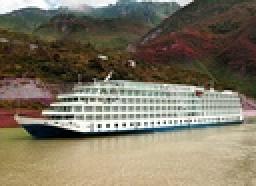
%> input picture sourcePictures/503d269759ee3d6d9250db1747166d224e4ade5c.jpg, 128 x 93 px, shrunk from 368 x 268 before the run (shown 2 times larger)
$ octave --eval "result = do_sift('../sourcePictures/503d269759ee3d6d9250db1747166d224e4ade5c.jpg');"   (GNU Octave 9; MATLAB toolbox functions it lacks are replaced by stand-ins)
%> lines starting %> are read from the running program, lines starting %| are printed output that depends on the picture
### SIFT_feature/do_gaussian.m
function L = do_gaussian(I,sigmaN,O,S,omin,smin,smax,sigma0)

%% file:        do_gaussian.m
 % author:      Noemie Phulpin
 % description: gaussian scale space of image I
 %%

if(nargin<7)        %nargin是用来判断输入变量个数的函数
   sigma0=1.6*k;
end              %do_sift函数中已经定义sigma0,且输入变量总量>7故此步不执行。

if omin<0
   for o=1:-omin
	I=doubleSize(I);
   end
elseif omin>0
   for o=1:-omin
	I=halveSize(I);
   end
end              %do_sift中已经定义omin=0，故此步不执行

[M,N] = size(I);                      %图像的尺寸
%用来计算sigma0值，方便
k = 2^(1/S);                          %scale space multiplicative step k
sigma0=1.6*k;                         % Lowe 定义的
dsigma0 = sigma0*sqrt(1-1/k^2);       %真正平滑用到的高斯尺度基准
sigmaN=0.5;                           %nominal smoothing of the image
so=-smin+1;                           %index offset

%scale space structure 构建尺度空间
L.O = O;
L.S = S;
L.sigma0 = sigma0;
L.omin = omin;
L.smin = smin;
L.smax = smax;


%%%%%%%%%%%%%%%%%%%%%%%%%%%%%%%%%%%%%%%%%%%%%%%%%%%%
%First Octave  第一组
%%%%%%%%%%%%%%%%%%%%%%%%%%%%%%%%%%%%%%%%%%%%%%%%%%%%

% 初始化第一组
L.octave{1} = zeros(M,N,smax-smin+1);

% 初始化第一层
sig=sqrt( (sigma0*k^smin)^2 - (sigmaN/2^omin)^2 );
% [6 lines of commented-out code are left out]
L.octave{1}(:,:,1) = smooth(I,sig);

%other sub-levels 其它层
for s=smin+1:smax
    dsigma = k^s * dsigma0;
    L.octave{1}(:,:,s+so) = smooth( squeeze(L.octave{1}(:,:,s-1+so)) ,dsigma);
end
%%只是记录下了sigma0和用到的层数，并不为每层确定具体的尺度值，具体尺度值可推导出来

%%%%%%%%%%%%%%%%%%%%%%%%%%%%%%%%%%%%%%%%%%%%%%%%%%%%
%接下来的组
%%%%%%%%%%%%%%%%%%%%%%%%%%%%%%%%%%%%%%%%%%%%%%%%%%%%

%转化所有组
for o=2:O     %接下来从第2组开始

    sbest = min(smin+S,smax);
    TMP = halvesize( squeeze(L.octave{o-1}(:,:,sbest+so)) );%以第四层降采样
    sigma_next = sigma0*k^smin;
    sigma_prev = sigma0*k^(sbest-S);

    if (sigma_next>sigma_prev)
       sig=sqrt(sigma_next^2-sigma_prev^2);
       TMP= smooth( TMP,sig);
    end       %什么情况下会出现这种状态呢？

    [M,N] = size(TMP);
    L.octave{o} = zeros(M,N,smax-smin+1); %初始化下一组
    L.octave{o}(:,:,1) = TMP;             %降采样得到图像作为该组第一层

    %other sub-levels 其它层
    for s=smin+1:smax
        dsigma = k^s * dsigma0;
        L.octave{o}(:,:,s+so) = smooth( squeeze(L.octave{o}(:,:,s-1+so)) ,dsigma);
    end

end


%%%%%%%%%%%%%%%%%%%%%%%%%%%%%%%%%%%%%%%%%%%%%%%%%%%%
%Auxiliary functions

function J = halvesize(I)
J=I(1:2:end,1:2:end);

% [15 lines left out: function doubleSize, not called in this run]

%%%%%%%%%%%%%%%%%%%%%%%%%%%%%%%%%%%%%%%%%%%%%%%%%%%%

### SIFT_feature/smooth.m
function J = smooth(I,s)
%% file:        smooth.m
 % author:      Noemie Phulpin
 % description: smoothing image
 %%

%filter
h=fspecial('gaussian',ceil(4*s),s);%%设定相应的滤波器

%convolution
J=imfilter(I,h);%%滤波平滑

return;

### SIFT_feature/do_diffofg.m
function D = do_diffofg(L)

%% file:        do_diffofg.m
 % author:      Noemie Phulpin
 % description: substraction of consecutive levels of the scale space SS.
 %%


D.smin = L.smin;
D.smax = L.smax-1;
D.omin =L.omin;
D.O = L.O;
D.S = L.S;
D.sigma0 = L.sigma0;

for o=1:D.O

    [M,N,S] = size(L.octave{o});
    D.octave{o} = zeros(M,N,S-1);

    for s=1:S-1
        D.octave{o}(:,:,s) = L.octave{o}(:,:,s+1) -  L.octave{o}(:,:,s);
    end;

end;

### SIFT_feature/do_localmax.m
function J = do_localmax(octave, thresh,smin)

%% file:       do_localmax.m
% author:      Noemie Phulpin
% description: returns the indexes of the local maximizers of the octave.
%%

[N,M,S]=size(octave);
nb=1;
k=0.0002;
%for each point of this scale space         对于尺度空间的每一个点我们
% we look for exterma bigger than thresh    寻找比阈值大的极值点
J = [];
for s=2:S-1
    for j=20:M-20
        for i=20:N-20
             a=octave(i,j,s);
%             V = [ thresh octave(i-1,j-1,s-1) octave(i-1,j,s-1) octave(i-1,j+1,s-1) octave(i,j-1,s-1) octave(i,j+1,s-1) octave(i+1,j-1,s-1) octave(i+1,j,s-1) octave(i+1,j+1,s-1) octave(i-1,j-1,s) octave(i-1,j,s) octave(i-1,j+1,s) octave(i,j-1,s) octave(i,j+1,s) octave(i+1,j-1,s) octave(i+1,j,s) octave(i+1,j+1,s) octave(i-1,j-1,s+1) octave(i-1,j,s+1) octave(i-1,j+1,s+1) octave(i,j-1,s+1) octave(i,j+1,s+1) octave(i+1,j-1,s+1) octave(i+1,j,s+1) octave(i+1,j+1,s+1)];
%             maximum=max(V);
            % &&是标量关系表达式的避绕式 与操作
            if a>thresh+k ...    %a>阈值，接下来比较a是否大于所有26邻域点，
                    && a>octave(i-1,j-1,s-1)+k && a>octave(i-1,j,s-1)+k && a>octave(i-1,j+1,s-1)+k ...
                    && a>octave(i,j-1,s-1)+k && a>octave(i,j+1,s-1)+k && a>octave(i+1,j-1,s-1)+k ...
                    && a>octave(i+1,j,s-1)+k && a>octave(i+1,j+1,s-1)+k && a>octave(i-1,j-1,s)+k ...
                    && a>octave(i-1,j,s)+k && a>octave(i-1,j+1,s)+k && a>octave(i,j-1,s)+k ...
                    && a>octave(i,j+1,s)+k && a>octave(i+1,j-1,s)+k && a>octave(i+1,j,s)+k ...
                    && a>octave(i+1,j+1,s)+k && a>octave(i-1,j-1,s+1)+k && a>octave(i-1,j,s+1)+k ...
                    && a>octave(i-1,j+1,s+1)+k && a>octave(i,j-1,s+1)+k && a>octave(i,j+1,s+1)+k ...
                    && a>octave(i+1,j-1,s+1)+k && a>octave(i+1,j,s+1)+k && a>octave(i+1,j+1,s+1)+k
%            if a-maximum>0.00004
            %if (a-maximum>0.001)
               J(1,nb)=j-1; %由matlab中的坐标系还原到相应的图中的坐标
               J(2,nb)=i-1;
               J(3,nb)=s+smin-1;
%               J(1,nb)=j;
%                 J(2,nb)=i;
%                 J(3,nb)=s;
                nb=nb+1;
            end
        end
    end
end

### SIFT_feature/do_extrefine.m
function J=do_extrefine(oframes,octave,smin,thresh,r)
%% file:        extrefine.m
% author:      Noemie Phulpin
% description: Refine the location, threshold strength and remove points on edges

[M,N,S]=size(octave);
[L,K]=size(oframes);


comp=1;
J=[];
for p = 1:K

     b=zeros(1,3) ;

     A=oframes(:,p);
     x=A(1)+1;
     y=A(2)+1;
     s=A(3)+1-smin; %该关键点具体坐标再还原到DoG尺度空间坐标

     %Local maxima extracted from the DOG have coordinates 1<=x<=N-2, 1<=y<=M-2
     % and 1<=s-mins<=S-2. This is also the range of the points that we can refine.
    if(x < 2 || x > N-1 || y < 2 || y > M-1 || s < 2 || s > S-1)
        continue ;
    end   %一般不存在这样的点，所以一般不执行该步

    val=octave(y,x,s); %该极值点的灰度值
    Dx=0;Dy=0;Ds=0;Dxx=0;Dyy=0;Dss=0;Dxy=0;Dxs=0;Dys=0 ;
    dx = 0 ;
    dy = 0 ;

     for iter = 1:5

         B = zeros(3,3) ;

         x = x + dx ;
         y = y + dy ;

         if (x < 2 || x > N-1 || y < 2 || y > M-1 )
             break ;
         end

         % Compute the gradient.计算向量
         Dx = 0.5 * (octave(y,x+1,s) - octave(y,x-1,s));
         Dy = 0.5 * (octave(y+1,x,s) - octave(y-1,x,s)) ;
         Ds = 0.5 * (octave(y,x,s+1) - octave(y,x,s-1)) ;

         % Compute the Hessian. 计算海森矩阵
         Dxx = (octave(y,x+1,s) + octave(y,x-1,s) - 2.0 * octave(y,x,s)) ;
         Dyy = (octave(y+1,x,s) + octave(y-1,x,s) - 2.0 * octave(y,x,s)) ;
         Dss = (octave(y,x,s+1) + octave(y,x,s-1) - 2.0 * octave(y,x,s)) ;

         Dys = 0.25 * ( octave(y+1,x,s+1) + octave(y-1,x,s-1) - octave(y-1,x,s+1) - octave(y+1,x,s-1) ) ;
         Dxy = 0.25 * ( octave(y+1,x+1,s) + octave(y-1,x-1,s) - octave(y-1,x+1,s) - octave(y+1,x-1,s) ) ;
         Dxs = 0.25 * ( octave(y,x+1,s+1) + octave(y,x-1,s-1) - octave(y,x-1,s+1) - octave(y,x+1,s-1) ) ;

         % Solve linear system. 解线性系统
         B(1,1) = Dxx ;
         B(2,2) = Dyy ;
         B(3,3) = Dss ;
         B(1,2) = Dxy ;
         B(1,3) = Dxs ;
         B(2,3) = Dys ;
         B(2,1) = Dxy ;
         B(3,1) = Dxs ;
         B(3,2) = Dys ;

         b(1) = - Dx ;
         b(2) = - Dy ;
         b(3) = - Ds ;

%         c=b*inv(B);   %行向量线性方程组求解
          c=b/B;
         % If the translation of the keypoint is big, move the keypoint and re-iterate the computation. Otherwise we are all set.
         %如果关键点的偏移过大，移动关键点的坐标 并且重新计算，否则我们设置该点即是关键点
         if (c(1) >  0.6 && x < N-2 )
              if (c(1) < -0.6 && x > 1)
                  dx=0;
              else
                  dx=1;
              end
         else
            if (c(1) < -0.6 && x > 1)
                dx=-1;
            else
                dx=0;
            end
        end

        if (c(2) >  0.6 && y < N-2 )
            if (c(2) < -0.6 && y > 1)
                dy=0;
            else
                dy=1;
            end
        else
            if (c(2) < -0.6 && y > 1)
                dy=-1;
            else
                dy=0;
            end
        end

        if( dx == 0 && dy == 0 ) break ; end
    end

    %we keep the value only of it verify the conditions
    %我们保持它的值，只验证条件
    val = val + 0.5 * (Dx * c(1) + Dy * c(2) + Ds * c(3)) ;%极值点的极值
    score = (Dxx+Dyy)*(Dxx+Dyy) / (Dxx*Dyy - Dxy*Dxy) ;
    xn = x + c(1) ;
    yn = y + c(2) ;
    sn = s + c(3) ;

    if (abs(val) > thresh) && ...           %灰度值大于阈值
            (score < (r+1)*(r+1)/r) && ...  %曲率比例小于阈值
            (score >= 0) && ...             %曲率比例大于0
            (abs(c(1)) < 1.5) && ...        %%%%%%%%%%%%%%%%%%%%%%%%%%%%%%%%%%
            (abs(c(2)) < 1.5) && ...        %
            (abs(c(3)) < 1.5) && ...        %像素位置偏差小于1.5
            (xn >= 0) && ...
            (xn <= M-1) && ...
            (yn >= 0) && ...
            (yn <= N-1) && ...
            (sn >= 0) && ...
            (sn <= S-1)                     %像素坐标在图像范围内

        J(1,comp)=xn-1;
        J(2,comp)=yn-1;
        J(3,comp)=sn-1+smin;
        comp=comp+1;
    end
end

return

### SIFT_feature/do_orientation.m
function oframes = do_orientation(oframes, octave, S, smin,sigma0 )
% this function computes the major orientation of the keypoint (oframes).
% Note that there can be multiple major orientations. In that case, the
% SIFT keys will be duplicated for each major orientation
% Author: Yantao Zheng. Nov 2006.  For Project of CS5240

frames = [];
win_factor = 1.5 ;
NBINS = 36;                   %直方图36柱
histo = zeros(1, NBINS);      %初始化直方图数组
[M, N, s_num] = size(octave); % M 是图像的高度, N 是图像的宽度; num_level 是该组尺度空间的层数

key_num = size(oframes, 2);        %关键点数目
magnitudes = zeros(M, N, s_num);   %像素向量幅度数组
angles = zeros(M, N, s_num);       %像素幅角数组
% compute image gradients 计算图像梯度
for si = 1: s_num
    img = octave(:,:,si);
    dx_filter = [-0.5 0 0.5];
    dy_filter = dx_filter';%对矩阵进行转置运算
    gradient_x = imfilter(img, dx_filter);
    gradient_y = imfilter(img, dy_filter);
    magnitudes(:,:,si) =sqrt( gradient_x.^2 + gradient_y.^2);
    angles(:,:,si) = mod(atan(gradient_y ./ (eps + gradient_x)) + 2*pi, 2*pi);%计算角度，eps是最小的正值以防分母为零，+２*pi是将负角度转化为正值角度
end

if size(oframes, 2) == 0
    return;
end
% round off the cooridnates and
x = oframes(1,:);
y = oframes(2,:) ;
s = oframes(3,:);

x_round = floor(oframes(1,:) + 0.5);%向下求整
y_round = floor(oframes(2,:) + 0.5);
scales = floor(oframes(3,:) + 0.5) - smin;


for p=1:key_num         %对每个关键点进行处理
    s = scales(p);
    xp= x_round(p);
    yp= y_round(p);
    sigmaw = win_factor * sigma0 * 2^(double (s / S)) ;  %高斯加权因子　sigma0 * 2^(double (s / S))是当前层图像的高斯尺度，
    W = floor(3.0* sigmaw);                              %高斯加权窗口直径

    for xs = xp - max(W, xp-1): min((N - 2), xp + W)%%xp-1是当前点到右边界的矩离，Ｗ就是加权窗口到当前点的矩离，
        for ys = yp - max(W, yp-1) : min((M-2), yp + W)
            dx = (xs - x(p));
            dy = (ys - y(p));
            if dx^2 + dy^2 <= W^2 % 点在高斯加权圆内
               wincoef = exp(-(dx^2 + dy^2)/(2*sigmaw^2));
               bin = round( NBINS *  angles(ys, xs, s+ 1)/(2*pi) + 0.5); %最近取整，确定所在方向直方图的柱

               histo(bin) = histo(bin) + wincoef * magnitudes(ys, xs, s+ 1); %用高斯加权后的向量幅度做直方图值累加
            end

        end
    end

    theta_max = max(histo);   %找到直方图峰值
    theta_indx = find(histo> 0.8 * theta_max); %关键点方向索引，大于80%峰值的角度

    for i = 1: size(theta_indx, 2)
        theta = 2*pi * theta_indx(i) / NBINS;
        frames = [frames, [x(p) y(p) s theta]']; %%%%%%%
    end
end

oframes = frames;
% for each keypoint

### SIFT_feature/do_descriptor.m
function [descriptors] = do_descriptor(octave, oframes, sigma0, S, smin, varargin)
%DO_DESCRIPTOR is used to calculate descriptor for every feature
%%%%%%%%%%%%%%%%%%%%%%%%%%%%%%%%%%%%%%%%%%%%%%%%%%%%%%%%%%%%%%%%%%%
%Input:
%octave --- a group of Gaussian scale space
%oframes --- include scale and orient of key point
%sigma0 --- base value of sigma
%S --- the number of scale level of the octave
%%%%%%%%%%%%%%%%%%%%%%%%%%%%%%%%%%%%%%%%%%%%%%%%%%%%%%%%%%%%%%%%%%%%
%Output:
%descriptors --- the descriptors of every key point
for k=1:2:length(varargin)
	switch lower(varargin{k})
      case 'magnif'
        magnif = varargin{k+1} ;%%3.0

      case 'numspatialbins'
        NBP = varargin{k+1} ;  %%NBP=4

      case  'numorientbins'
        NBO = varargin{k+1} ;   %%NBO=8

      otherwise
        error(['Unknown parameter ' varargin{k} '.']) ;
     end
end


num_spacialBins = NBP;
num_orientBins = NBO;
key_num = size(oframes, 2);
% calculate vector and orient of picture
[M, N, s_num] = size(octave); % M is the height of picture, N is the wide of picture,num_level is the number of scale level of the octave
descriptors = [];
magnitudes = zeros(M, N, s_num);
angles = zeros(M, N, s_num);
% compute image gradients
for si = 1: s_num
    img = octave(:,:,si);
    dx_filter = [-0.5 0 0.5];
    dy_filter = dx_filter';
    gradient_x = imfilter(img, dx_filter);%x方向的梯度图
    gradient_y = imfilter(img, dy_filter);%y方向的梯度图
    magnitudes(:,:,si) =sqrt( gradient_x.^2 + gradient_y.^2);%幅度图
%     if sum( gradient_x == 0) > 0
%         fprintf('00');
%     end
    angles(:,:,si) = mod(atan(gradient_y ./ (eps + gradient_x)) + 2*pi, 2*pi);%角度
end

x = oframes(1,:);%关键点的坐标以及在第几层图像，精确坐标，浮点数
y = oframes(2,:);
s = oframes(3,:);
% round off
x_round = floor(oframes(1,:) + 0.5);
y_round = floor(oframes(2,:) + 0.5);
scales =  floor(oframes(3,:) + 0.5) - smin;

for p = 1: key_num  %对各个关键点处理

    s = scales(p);%四会五入后的坐标
    xp= x_round(p);
    yp= y_round(p);
    theta0 = oframes(4,p);% the orient of key point,accurately
    sinth0 = sin(theta0) ;
    costh0 = cos(theta0) ;
    sigma = sigma0 * 2^(double (s / S)) ;%本层的尺度
    SBP = magnif * sigma;%%3.0*sigma%%%m*sigma
    %W =  floor( sqrt(2.0) * SBP * (NBP + 1) / 2.0 + 0.5);
    W =   floor( 0.8 * SBP * (NBP + 1) / 2.0 + 0.5);%确定实际计算的图像区域

    descriptor = zeros(NBP, NBP, NBO);%创建４*４*８的矩阵存储图像附近点的矢量描述

    % within the big square, select the pixels with the circle and put into
    % the histogram. no need to do rotation which is very expensive
    %在大正方形中用高斯加权圆选择像素点放入方向直方图中，不需要做昂贵的图像旋转
    for dxi = max(-W, 1-xp): min(W, N -2 - xp)%1－xp表示图像左边界区域到特征点的增量，Ｎ－２－ＸＰ表示图像右边界到特征点的增量
        for dyi = max(-W, 1-yp) : min(+W, M-2-yp)
            mag = magnitudes(yp + dyi, xp + dxi, s); % 当前点(yp + dyi, xp + dxi)的梯度幅值
            angle = angles(yp + dyi, xp + dxi, s) ;  % 当前点(yp + dyi, xp + dxi)的梯度幅角
%           angle = mod(-angle + theta0, 2*pi);      % 用关键点的主方向调整角度 并且 mod it with 2*pi
            angle = mod(angle - theta0, 2*pi);
            dx = double(xp + dxi - x(p));            % x(p) 是关键点的精确位置 (浮点数). dx 相对于该关键点当前像素的位置
            dy = double(yp + dyi - y(p));            % dy 相对于该关键点当前像素的位置

            nx = ( costh0 * dx + sinth0 * dy) / SBP ; % nx 是旋转(dx, dy)后的规格化位置 with the major orientation angle. this tells which x-axis spatial bin the pixel falls in
            ny = (-sinth0 * dx + costh0 * dy) / SBP ;
            nt = NBO * angle / (2* pi) ;%属于第几个角度范围
            wsigma = NBP/2 ;
            wincoef =  exp(-(nx*nx + ny*ny)/(2.0 * wsigma * wsigma)) ;%高斯函数指数部分

            binx = floor( nx - 0.5 ) ; % nx 是旋转(dx, dy)后的规格化位置
            biny = floor( ny - 0.5 ) ;
            bint = floor( nt );
            rbinx = nx - (binx+0.5) ;%rbinx求出的是nx的小数部分，浮点部分
            rbiny = ny - (biny+0.5) ;
            rbint = nt - bint ;
         %%%%%%%这边就是要构造每一维方向在４*４*８的坐标，仔细看吧相信你能看懂
            for(dbinx = 0:1) %步长缺省值为１
               for(dbiny = 0:1)
                   for(dbint = 0:1)
                        % if condition limits the samples within the square
                        % width W. binx+dbinx is the rotated x-coordinate.
                        % therefore the sampling square is effectively a
                        % rotated one
                        %如果条件限制在用宽度W设定的方形内的样点，binx+dbinx是旋转后的x坐标
                        %因此采样方形的旋转是有效的。
                        %binx是旋转后的取整的位置binx = floor( nx - 0.5 ) ; % nx 是旋转(dx, dy)后的规格化位置
                        if( binx+dbinx >= -(NBP/2) && ...
                            binx+dbinx <   (NBP/2) && ...
                            biny+dbiny >= -(NBP/2) && ...
                            biny+dbiny <   (NBP/2) &&  isnan(bint) == 0) %isnan判断一个数是否为无穷，非无穷数返回值为0，否则返回1
                             %判断在正方形内
                              weight = wincoef * mag * abs(1 - dbinx - rbinx) ...   %%%%%%%%%这个地方后面乘的那三个绝对值不知道是啥意思
                                  * abs(1 - dbiny - rbiny) ...
                                  * abs(1 - dbint - rbint) ;
                                   %NBP=4
                                   %+NBP是将可能坐标为负的坐标转化为正值，+１是matlab中的坐标点是从１开始的
                              descriptor(binx+dbinx + NBP/2 + 1, biny+dbiny + NBP/2+ 1, mod((bint+dbint),NBO)+1) = ...
                                  descriptor(binx+dbinx + NBP/2+ 1, biny+dbiny + NBP/2+ 1, mod((bint+dbint),NBO)+1 ) +  weight ;
                        end
                   end
               end

            end
        end

    end
    descriptor = reshape(descriptor, 1, NBP * NBP * NBO);%用一维向量表示各梯度值
    descriptor = descriptor ./ norm(descriptor); %归一化处理梯度值

            %Truncate at 0.2
    indx = find(descriptor > 0.2);%找出幅值大于0.2的梯度值
    descriptor(indx) = 0.2;       %大于0.2的梯度值直接取0.2
    descriptor = descriptor ./ norm(descriptor);  %再次归一化梯度值

    descriptors = [descriptors, descriptor'];
end

### SIFT_feature/do_sift.m
function [frames,descriptors,scalespace,difofg]=do_sift(file,varargin)
%% file:       sift.m
% author:      Noemie Phulpin
% description: SIFT algorithm

warning off all;

tic

I=im2double(imread(file)) ;
if(size(I,3) > 1)
  I = rgb2gray( I ) ;
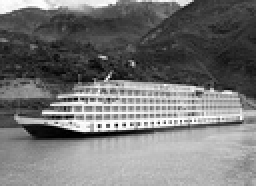
%> I: size 93x128 double (shown 2 times larger); min 0, max 1, mean 0.463
end

[M,N,C] = size(I) ;%返回I的尺寸

% Lowe's choices
S=3 ;
omin= 0 ;
%O=floor(log2(min(M,N)))-omin-4 ; % Up to 16x16 images
O = 4;

sigma0=1.6*2^(1/S) ;%计算高斯卷积尺度的公式
sigmaN=0.5 ;
thresh = 0.2 / S / 2 ; % 0.04 / S / 2 ;
r = 18 ;

NBP = 4 ;
NBO = 8 ;
magnif = 3.0 ;

% Parese input
compute_descriptor = 0 ;
discard_boundary_points = 1 ;
verb = 0 ;

% Arguments sanity check
if C > 1                  %图像通道数，即第三个维度，如果是灰度图应该为1
  error('I 应该是灰度图') ;
end

frames = [] ;
descriptors = [] ;

%
%   开始工作
%
% fprintf('---------------------------- 开始 SIFT: 从图像中提取SIFT特征 ------------------------------\n') ; tic ;

% fprintf('SIFT: 用DoG构造尺度空间 ...\n') ; %tic ;

scalespace = do_gaussian(I,sigmaN,O,S,omin,-1,S+1,sigma0) ;
%> in smooth, `J=imfilter(I,h);`:
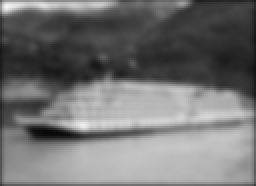
%> J: size 93x128 double (shown 2 times larger); min 0.0342, max 0.954, mean 0.451
%> the loop in do_gaussian, `for s=smin+1:smax` made 5 passes
%> pass 1, in smooth (call 2), `J=imfilter(I,h);`:
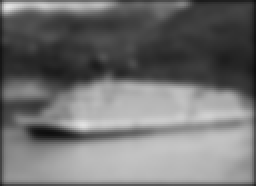
%> J: size 93x128 double (shown 2 times larger); min 0.0584, max 0.888, mean 0.446
%> pass 3, in smooth (call 4), `J=imfilter(I,h);`:
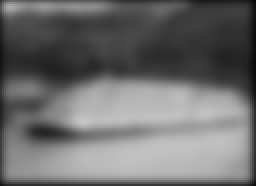
%> J: size 93x128 double (shown 2 times larger); min 0.0401, max 0.776, mean 0.431
%> after the loop in do_gaussian, `for s=smin+1:smax`: L = {O 4, S 3, sigma0 2.02, omin 0, smin -1, smax 4}
%> the loop in do_gaussian, `for o=2:O` made 3 passes
%> (M, N) on pass 3: (12, 16)
%> pass 1, in halvesize, `J=I(1:2:end,1:2:end);`:
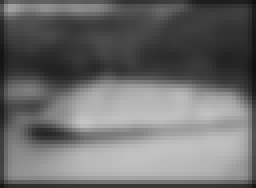
%> J: size 47x64 double (shown 4 times larger); min 0.0624, max 0.774, mean 0.429
%> after the loop in do_gaussian, `for o=2:O`: sig = 1.52
%> scalespace = {O 4, S 3, sigma0 2.02, omin 0, smin -1, smax 4}
%> (the rest of the program and of its run is left out)
